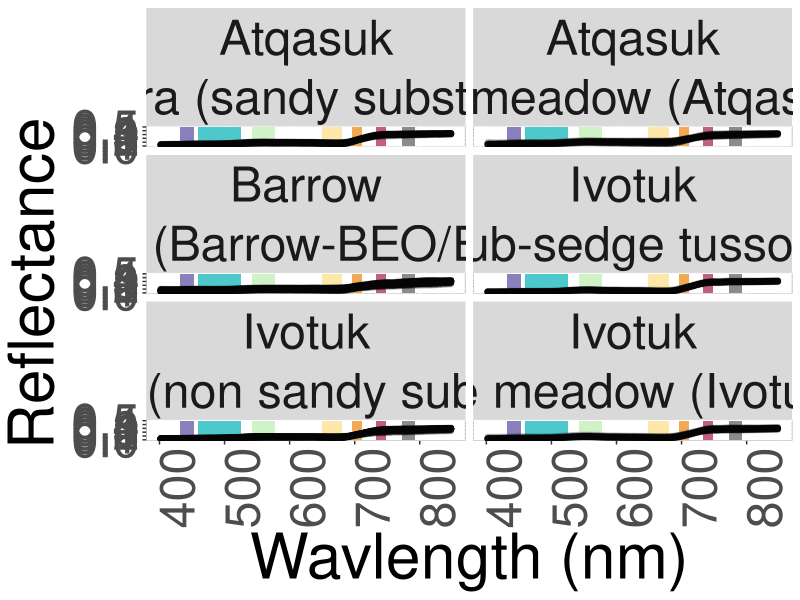

R code for this plot:
#Read in Scott David's students mixed-pixel spectra.
list.files("Data")
require(readxl)
require(tidyverse)
require(glue)

color<-grDevices::hcl.colors(6, palette = "Spectral", rev= TRUE)

tundra_mix<-read_xlsx("Data/spectra_mixed_tundra_spec_paper_sjdavidson.xlsx", sheet="spectra_mixed_tundra_spec_paper")
tundra_mix<-tundra_mix %>% mutate(Veg_community_wN = glue('{veg_community} {"(n="} {n()})'))

dim(tundra_mix)

tundra_mix_wide<-read_xlsx("Data/spectra_mixed_tundra_spec_paper_sjdavidson.xlsx", sheet="Sheet1")
dim(tundra_mix_wide)
tundra_mix_wide<-tundra_mix_wide %>%
pivot_longer(cols = `402`:`1000`,  names_to  = "Wavelength", values_to = "Reflectance") %>%
  dplyr::filter(is.na(Site)==FALSE)  %>%
  group_by(Wavelength, veg_community) %>%
  mutate(Veg_community_wN = glue('{veg_community} {"(n="} {n()})')) %>%
  mutate(Wavelength=as.numeric(Wavelength)) %>%
  dplyr::filter(Wavelength<850)
  
str(tundra_mix)
dim(tundra_mix_wide)


jpeg("Output/Mixed_Tundra_spectra.jpg", height = 10000, width = 9000, res=350)
ggplot(tundra_mix_wide, aes(Wavelength, Reflectance))+
  #geom_hex() +

    #geom_ribbon(aes(Wavelength, ymin = Pct_12_5_Reflectance, ymax = Pct_87_5_Reflectance, alpha = 0.3))+
  #geom_ribbon(aes(Wavelength, ymin = Lower_Reflectance, ymax = Upper_Reflectance, alpha = 0.2))+
  #labs(title = c("Mixed vegetation reflectance by community with sample size \n and vertical grey bars showing Sentinel-2 bandpasses"), y="Reflectance")+
  labs(x="Wavlength (nm)", y="Reflectance")+
  
  theme(panel.background = element_rect(fill = "white", colour = "grey50"), 
        #legend.key.size = unit(2, 'cm'),
        #legend.text = element_text(size=18),
        legend.position = "none",
        title = element_text(size=45),
        strip.text = element_text(size = 35),
        axis.text = element_text(size = 35),
        axis.text.x = element_text(angle = 90)
        ) +
  #Sentinel bands for plotting
  #Band 1
  annotate("rect", xmin = 442.7-(21/2), xmax = 442.7+(21/2), ymin = 0, ymax = 0.5, alpha = 0.7, fill =color[1])+
  #Band2, fill =
  annotate("rect", xmin = 492.4-(66/2), xmax = 492.4+(66/2), ymin = 0, ymax = 0.5, alpha = 0.7, fill =color[2])+
  #Band3 559.8 36, fill =
  annotate("rect", xmin = 559.8-(36/2), xmax = 559.8+(36/2), ymin = 0, ymax = 0.5, alpha = 0.7,fill =color[3])+
  #Band4 664.6 31, fill =
  annotate("rect", xmin = 664.6-(31/2), xmax = 664.6+(31/2), ymin = 0, ymax = 0.5, alpha = 0.7,fill =color[4])+
  #Band5 704.1 15, fill =
  annotate("rect", xmin = 704.1-(15/2), xmax = 704.1+(15/2), ymin = 0, ymax = 0.5, alpha = 0.7,fill =color[5])+
  #Band6<-740.5 15, fill =
  annotate("rect", xmin = 740.5-(15/2), xmax = 740.5+(15/2), ymin = 0, ymax = 0.5, alpha = 0.7,fill = color[6])+
  #Band7<-782.8 20
  annotate("rect", xmin = 782.8-(20/2), xmax = 782.8+(20/2), ymin = 0, ymax = 0.5, alpha = 0.7)+
  #Band8<- 864 21
  #annotate("rect", xmin = 864-(21/2), xmax = 864+(21/2), ymin = 0, ymax = 0.5, alpha = .2)+
  ##Band9<-945.1 20
  #annotate("rect", xmin = 945.1-(20/2), xmax = 945.1+(20/2), ymin = 0, ymax = 0.5, alpha = .2)+
  ##Band10<-1373.5 31
  #annotate("rect", xmin = 1373.5-(31/2), xmax = 1373.5+(31/2), ymin = 0, ymax = 1, alpha = .2)+
  ##Band11<-1613.7 91
  #annotate("rect", xmin = 1613.7-(91/2), xmax = 1613.7+(91/2), ymin = 0, ymax = 1, alpha = .2)+
  ##Band12<-2202.4 175
  #annotate("rect", xmin = 2202.4-(175/2), xmax = 2202.4+(175), ymin = 0, ymax = 1, alpha = .2)+
  
  #scale_color_manual(values = rev(cols))+
  geom_point(size = 1.5, alpha = 0.1) +
  
  facet_wrap(vars(Site,Veg_community_wN), scales = "fixed", ncol = 2) 

dev.off()
